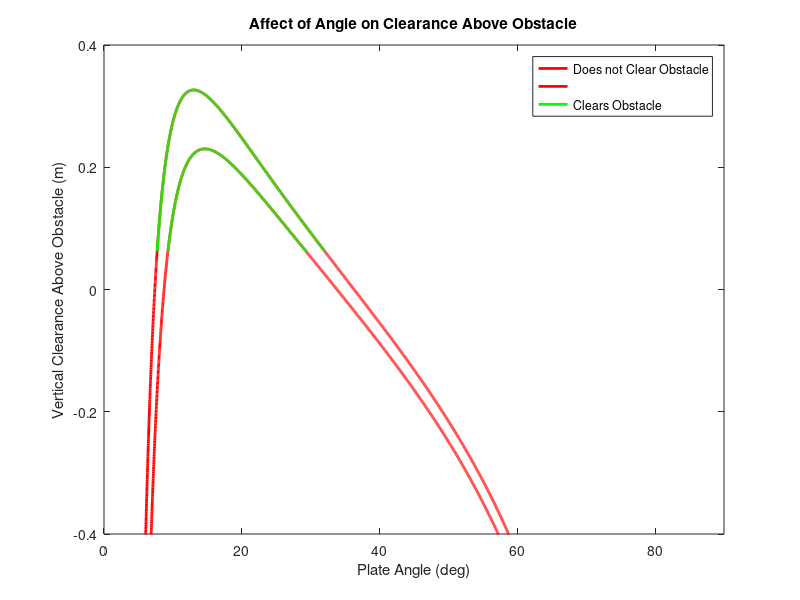
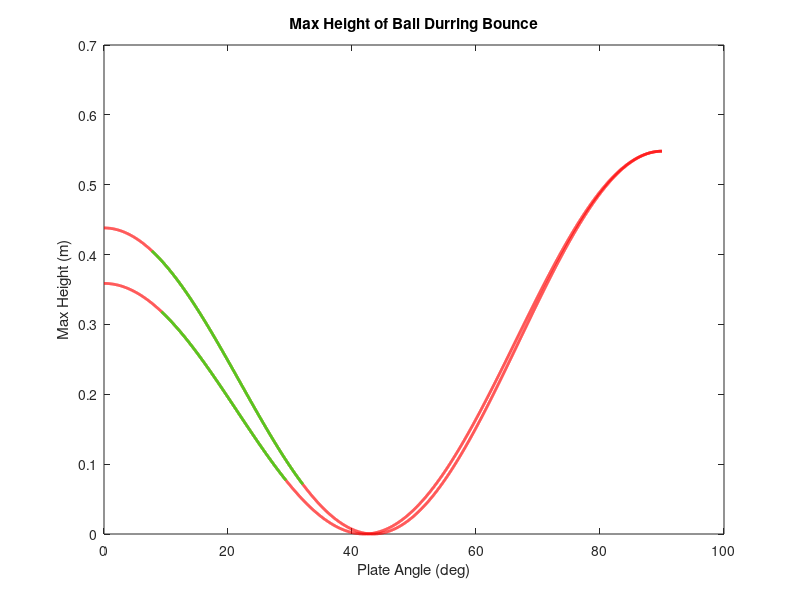

Write the MATLAB code that produced these figures, in order. (Note: this script raises an error after producing the figures.)
%% Ball Bounce Project
% Code By: Brandon Ching
% Group: Ben Bartlett, Sarah Ford, James Dornblaser
clc; clear; close all;

%% Initial Setup
e = [0.894153; 0.809083]; % COR of ball/plate
h = 0.548; % height at which ball is droped from above impact point
obj_x = 0.456; %x length of the object placement from impact
obj_y = 0.062; %y height of the object placement from impact
g = 9.81; % g, gravity, m/s^2
y0 = 0; % y, initial vertical position, m
x0 = 0; % x, initial horizontal position, m
alpha = 0:0.01:90; %vary the plate angle from flat to vertical

%% Determine whether or not the ball will clear the obstacle
% Solve for the exit velocity from the plate and the corrosponging angle
v_2 = (e .* cosd(alpha) * sqrt(2*g*h)) ./ (sind(atand(e*cotd(alpha))));
angle = atand(e*cotd(alpha)) - alpha;

% Determine whether or not the ball clears the obstacle
y_clear = -((g*obj_x^2) ./ (2 * v_2.^2 .* cosd(angle).^2)) + (obj_x .* tand(angle));
cleared = y_clear > obj_y;

figure % New figure of angle vs how much the ball clears the obstacle
plot(alpha, y_clear, 'r', 'LineWidth' , 2); hold on;
plot(alpha(cleared(1,:)),y_clear(1,cleared(1,:)), 'g', 'LineWidth' , 2); 
plot(alpha(cleared(2,:)),y_clear(2,cleared(2,:)), 'g', 'LineWidth' , 2); hold off;
% Label Plot and Define Axises
xlabel("Plate Angle (deg)")
ylabel("Vertical Clearance Above Obstacle (m)")
title("Affect of Angle on Clearance Above Obstacle")
legend('Does not Clear Obstacle','','Clears Obstacle');
axis([0 90 -0.4 0.4])
text([15 15],y_clear(:,15),{'\leftarrow Aluminium/Nylon','\leftarrow Acrylic/Delrin'})
%% Solve for the Max Height of the Ball's Trajectory
% Max height of the ball's trajectory for each plate angle
h_max = (v_2.^2 .* sind(angle).^2) ./ (2*g);

figure % New figure comparing plate angle with max height
plot(alpha, h_max, 'r', 'LineWidth' , 2); hold on; % Failed Angles
plot(alpha(cleared(1,:)),h_max(1,cleared(1,:)), 'g', 'LineWidth' , 2); 
plot(alpha(cleared(2,:)),h_max(2,cleared(2,:)), 'g', 'LineWidth' , 2); hold off;
% Label Plot and Define Axises
xlabel("Plate Angle (deg)")
ylabel("Max Height (m)")
title("Max Height of Ball Durring Bounce")
legend('Does not Clear Obstacle','','Clears Obstacle','Location', 'NW');
text([10 10],h_max(:,10),{'\leftarrow Aluminium/Nylon','\leftarrow Acrylic/Delrin'})
%% Plot Best Path and acutal
% Find the best plate angle, alpha, and the corrosponging exit velocity and
% angle for simulated trajectory
best_alpha = min(alpha(logical(cleared(1,:))));
best_v_2 = v_2(1,(find(alpha==best_alpha)));
best_angle = angle(1,(find(alpha==best_alpha))); 
% Create a time array from 0 to time of impact, with 1000 data points
t_f = (2 * best_v_2 * sind(best_angle))/g;
t = linspace(0,t_f,1000); 
% Gererate array of X and Y position of simulated trajectory as a function
% of time
x = best_v_2 * cosd(best_angle) * t;
y = -((1/2) * (g * t.^2)) + (best_v_2 .* sind(best_angle) .* t);

% X and Y Cord of the Actual ball's path as produced by Physlet Tracker
x_act = [0 0.02514 0.0565 0.08277 0.113 0.142 0.180 0.203 0.233 0.262 0.294 0.322 0.352 0.379 0.402 0.43 0.45 0.472 0.490];
y_act = [0 0.07294 0.166 0.23 0.29 0.34 0.383 0.401 0.412 0.41 0.395 0.372 0.334 0.285 0.234 0.165 0.111 0.0229 -0.05723];

figure % New figure of simulated vs actual trajectory
plot(x, y, 'g', 'LineWidth' , 2); hold on; % Simulated Trajectory
plot(x_act, y_act, 'b--', 'LineWidth' , 2); hold on; % Actual trajectory
plot(obj_x,obj_y, 'b.', 'MarkerSize', 30); hold off; % Obstacle
% Label Plot and Define Axises
xlabel("Vertical Distace (m)")
ylabel("Horizontal Distance(m)")
title("Simulated vs Actual Ball Trajectory of Aluminium Plate and Nylon Ball")
legend('Predicted Trajectory','Actual Trajectory', 'Obstacle', 'Location', 'NW');
axis([0 0.5 0 0.5])

%% Print out a summary of the data
fprintf("With a COR of e=%f, this plate/ball combination can clear an obstacle %.3fm away and %.3fm high when the plate angle is between %.2f-%.2f degrees.\n",e(1),obj_x,obj_y, min(alpha(logical(cleared(1,:)))), max(alpha(logical(cleared(1,:)))))
fprintf("The best angle to clear the obstacle & maximize height is %.2f degrees with a height of %fm.\n", best_alpha, max(h_max(1,(logical(cleared(1,:))))))
